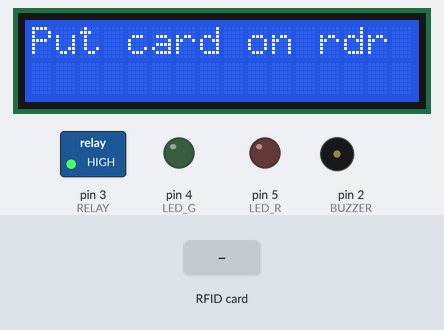
A sketch run on a simulated Arduino Uno, built with avr-gcc and run on an emulated ATmega328P. Parts: 16×2 character LCD, switched loads named in the sketch (green lamp = pin HIGH), output pins drawn as LEDs (lit = HIGH), buzzer (waves = sounding). The test bench sets the inputs (shaded band). Pins used as bus, display or sensor lines are not drawn; what the sketch prints to the serial monitor is not drawn.

Above: at 1.3 s.
1.4 s: RFID card 79 1F 63 12 held to the reader
At 3.3 s:
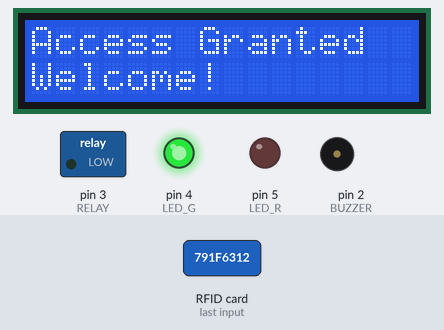
4.1 s: RFID card 5E 7A 19 C4 held to the reader
At 6.9 s:
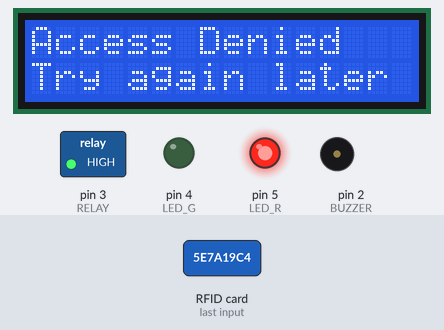
7.1 s: RFID card D9 F2 90 11 held to the reader
At 8.1 s:
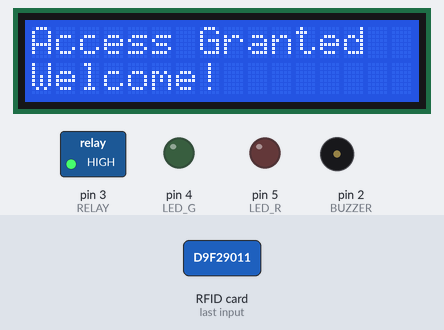
Timing chart, 0 to 12.2 s (numbered marks = the images above; inputs shaded):
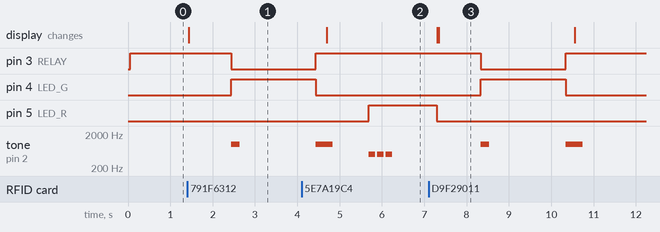

The sketch:

ROBOCATS.RFID.ino
```cpp
#include <SPI.h>
#include <MFRC522.h>
#include <LiquidCrystal_I2C.h>

// Initialize LCD (modern syntax for 16x2 I2C LCD at address 0x3F)
LiquidCrystal_I2C lcd(0x3F, 16, 2);

#define SS_PIN 10
#define RST_PIN 9
#define RELAY 3      // Relay pin (HIGH = locked, LOW = unlocked)
#define BUZZER 2     // Buzzer pin
#define LED_G 4      // Green LED pin (granted access)
#define LED_R 5      // Red LED pin (denied access)
#define ACCESS_DELAY 2000  // Delay for unlocked state (ms)
#define DENIED_DELAY 1000  // Delay for denied feedback (ms)

MFRC522 mfrc522(SS_PIN, RST_PIN);  // Create MFRC522 instance

void setup() {
  Serial.begin(9600);   // Initiate serial communication
  SPI.begin();          // Initiate SPI bus
  mfrc522.PCD_Init();   // Initiate MFRC522
  pinMode(RELAY, OUTPUT);
  pinMode(BUZZER, OUTPUT);
  pinMode(LED_G, OUTPUT);
  pinMode(LED_R, OUTPUT);
  noTone(BUZZER);       // Ensure buzzer is silent initially
  digitalWrite(RELAY, HIGH);  // Lock relay initially (assuming HIGH = locked)
  digitalWrite(LED_G, LOW);
  digitalWrite(LED_R, LOW);
  lcd.init();           // Initialize LCD
  lcd.backlight();      // Turn on backlight
  lcd.setCursor(0, 0);
  lcd.print("Put card on rdr");
  Serial.println("Put your card to the reader...");
  Serial.println();
}

void loop() {
  // Look for new cards
  if (!mfrc522.PICC_IsNewCardPresent()) {
    return;
  }
  // Select one of the cards
  if (!mfrc522.PICC_ReadCardSerial()) {
    return;
  }
  // Show UID on serial monitor
  Serial.print("UID tag: ");
  String content = "";
  for (byte i = 0; i < mfrc522.uid.size; i++) {
    Serial.print(mfrc522.uid.uidByte[i] < 0x10 ? " 0" : " ");
    Serial.print(mfrc522.uid.uidByte[i], HEX);
    content.concat(String(mfrc522.uid.uidByte[i] < 0x10 ? " 0" : " "));
    content.concat(String(mfrc522.uid.uidByte[i], HEX));
  }
  Serial.println();
  Serial.print("Message: ");
  content.toUpperCase();

  // Check for authorized UIDs (cleaned up for accuracy)
  if (content.substring(1) == "79 1F 63 12" || content.substring(1) == "D9 F2 90 11" || content.substring(1) == "47 65 9A 9E") {
    Serial.println("Authorized access");
    Serial.println();
    lcd.clear();
    lcd.setCursor(0, 0);
    lcd.print("Access Granted");
    scrollLCD("Welcome!", 1);  // Added scrolling welcome message
    digitalWrite(RELAY, LOW);    // Unlock relay
    digitalWrite(LED_G, HIGH);   // Turn on green LED
    tone(BUZZER, 1000, 200);     // 1 beep on open (1000Hz, 200ms)
    delay(ACCESS_DELAY);          // Keep unlocked
    digitalWrite(RELAY, HIGH);    // Lock relay
    digitalWrite(LED_G, LOW);     // Turn off green LED
    tone(BUZZER, 1000, 200);     // 2 beeps on close (1000Hz, 200ms each)
    delay(200);
    tone(BUZZER, 1000, 200);
  } else {
    Serial.println("Access denied");
    Serial.println();
    lcd.clear();
    lcd.setCursor(0, 0);
    lcd.print("Access Denied");
    scrollLCD("Try again later", 1);  // Added scrolling denial message
    digitalWrite(LED_R, HIGH);    // Turn on red LED
    for (int i = 0; i < 3; i++) {  // 3 rapid beeps for denial
      tone(BUZZER, 500, 150);
      delay(200);
    }
    delay(DENIED_DELAY);
    digitalWrite(LED_R, LOW);     // Turn off red LED
  }

  // Reset LCD to initial state
  lcd.clear();
  lcd.setCursor(0, 0);
  lcd.print("Put card on rdr");

  // Halt PICC
  mfrc522.PICC_HaltA();
  // Stop encryption on PCD
  mfrc522.PCD_StopCrypto1();
}

// Scroll text on LCD (added for better user feedback)
void scrollLCD(String text, int row) {
  if (text.length() <= 16) {
    lcd.setCursor(0, row);
    lcd.print(text);
    delay(1000);  // Brief pause for short texts
  } else {
    for (int i = 0; i <= text.length() - 16; i++) {
      lcd.setCursor(0, row);
      lcd.print(text.substring(i, i + 16));
      delay(300);
    }
  }
}
```

Measured:
- after the input at 1.4 s, pin 3 (RELAY): HIGH → LOW after 1.0 s; pin 4 (LED_G): LOW → HIGH after 1.0 s; tone on pin 2 (BUZZER): silent → 1000 Hz after 1.0 s, → silent 0.20 s later; the display: changes at once (image 1)
- after the input at 4.1 s, pin 5 (LED_R): LOW → HIGH after 1.6 s; the display: changes after 0.59 s (image 2)
- after the input at 7.1 s, pin 3 (RELAY): HIGH → LOW after 1.2 s, → HIGH 2.0 s later; pin 4 (LED_G): LOW → HIGH after 1.2 s, → LOW 2.0 s later; tone on pin 2 (BUZZER): silent → 1000 Hz after 1.2 s, → silent 0.20 s later, → 1000 Hz 1.8 s later, → silent 0.40 s later; the display: first differs from a run without the input after 0.24 s (image 3)
